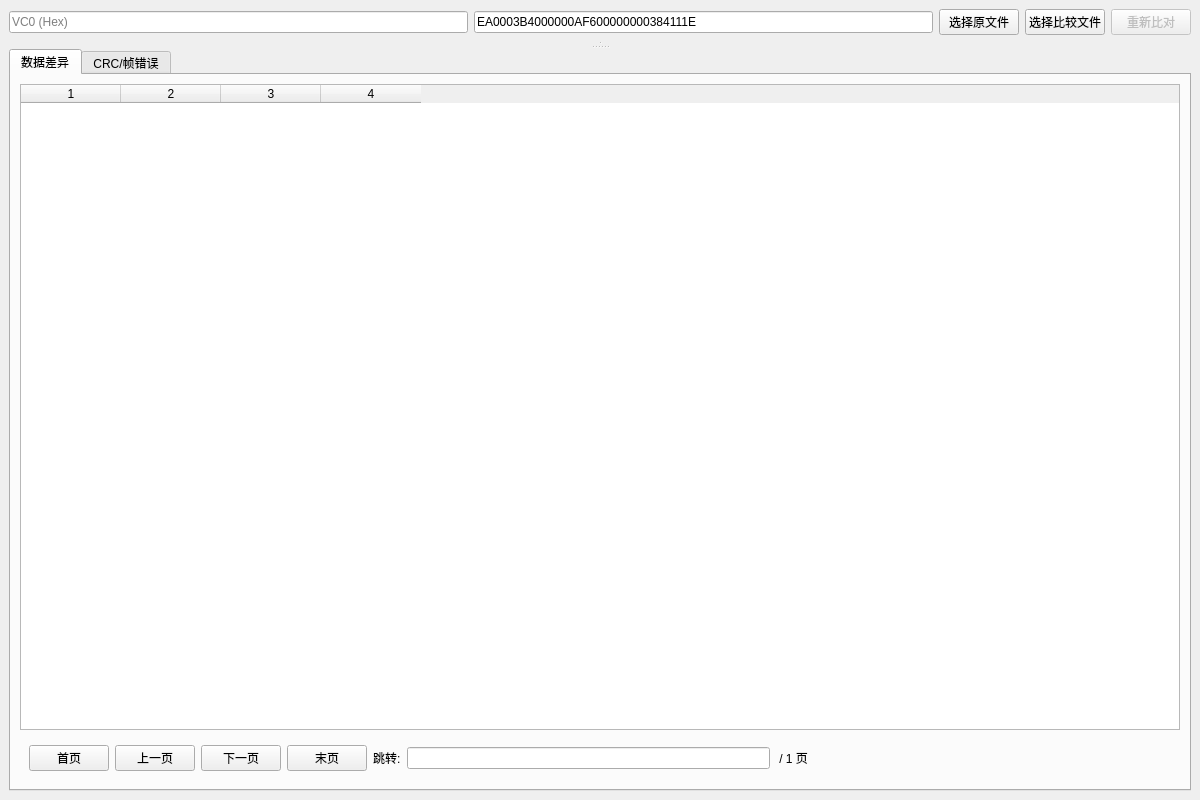
<?xml version="1.0" encoding="UTF-8"?>
<ui version="4.0">
 <class>MainWindow</class>
 <widget class="QMainWindow" name="MainWindow">
  <property name="geometry">
   <rect>
    <x>0</x>
    <y>0</y>
    <width>1200</width>
    <height>800</height>
   </rect>
  </property>
  <property name="windowTitle">
   <string>VCDU 比对工具</string>
  </property>
  <widget class="QWidget" name="centralwidget">
   <layout class="QVBoxLayout" name="verticalLayout">
    <item>
     <layout class="QHBoxLayout" name="horizontalLayout">
      <item>
       <widget class="QLineEdit" name="vc0Input">
        <property name="placeholderText">
         <string>VC0 (Hex)</string>
        </property>
       </widget>
      </item>
      <item>
       <widget class="QLineEdit" name="vc0Input_2">
        <property name="text">
         <string>EA0003B4000000AF600000000384111E</string>
        </property>
        <property name="placeholderText">
         <string>IPE (Hex)</string>
        </property>
       </widget>
      </item>
      <item>
       <widget class="QPushButton" name="btnOrig">
        <property name="text">
         <string>选择原文件</string>
        </property>
       </widget>
      </item>
      <item>
       <widget class="QPushButton" name="btnComp">
        <property name="text">
         <string>选择比较文件</string>
        </property>
       </widget>
      </item>
      <item>
       <widget class="QPushButton" name="btnCompare">
        <property name="enabled">
         <bool>false</bool>
        </property>
        <property name="text">
         <string>重新比对</string>
        </property>
       </widget>
      </item>
     </layout>
    </item>
    <item>
     <widget class="QSplitter" name="vSplitter">
      <property name="orientation">
       <enum>Qt::Orientation::Vertical</enum>
      </property>
      <property name="childrenCollapsible">
       <bool>false</bool>
      </property>
      <widget class="QSplitter" name="hSplitter">
       <property name="orientation">
        <enum>Qt::Orientation::Horizontal</enum>
       </property>
       <widget class="RecordWidget" name="leftWidget" native="true"/>
       <widget class="RecordWidget" name="rightWidget" native="true"/>
      </widget>
      <widget class="QTabWidget" name="tabWidget">
       <property name="currentIndex">
        <number>0</number>
       </property>
       <widget class="QWidget" name="diffTab">
        <attribute name="title">
         <string>数据差异</string>
        </attribute>
        <layout class="QVBoxLayout" name="diffLayout">
         <item>
          <widget class="QTableWidget" name="diffTable">
           <property name="selectionBehavior">
            <enum>QAbstractItemView::SelectionBehavior::SelectRows</enum>
           </property>
           <property name="columnCount">
            <number>4</number>
           </property>
           <property name="horizontalHeaderLabels" stdset="0">
            <stringlist>
             <string>记录号</string>
             <string>字节偏移</string>
             <string>原值</string>
             <string>新值</string>
            </stringlist>
           </property>
           <column/>
           <column/>
           <column/>
           <column/>
          </widget>
         </item>
         <item>
          <widget class="QWidget" name="diffPaginationWidget" native="true">
           <layout class="QHBoxLayout" name="diffPageLayout">
            <item>
             <widget class="QPushButton" name="diffFirstBtn">
              <property name="text">
               <string>首页</string>
              </property>
             </widget>
            </item>
            <item>
             <widget class="QPushButton" name="diffPrevBtn">
              <property name="text">
               <string>上一页</string>
              </property>
             </widget>
            </item>
            <item>
             <widget class="QPushButton" name="diffNextBtn">
              <property name="text">
               <string>下一页</string>
              </property>
             </widget>
            </item>
            <item>
             <widget class="QPushButton" name="diffLastBtn">
              <property name="text">
               <string>末页</string>
              </property>
             </widget>
            </item>
            <item>
             <widget class="QLabel" name="diffJumpLabel">
              <property name="text">
               <string>跳转:</string>
              </property>
             </widget>
            </item>
            <item>
             <widget class="QLineEdit" name="diffPageInput">
              <property name="fixedWidth" stdset="0">
               <number>50</number>
              </property>
             </widget>
            </item>
            <item>
             <widget class="QLabel" name="diffPageLabel">
              <property name="text">
               <string> / 1 页</string>
              </property>
             </widget>
            </item>
            <item>
             <spacer name="diffSpacer">
              <property name="orientation">
               <enum>Qt::Orientation::Horizontal</enum>
              </property>
              <property name="sizeHint" stdset="0">
               <size>
                <width>40</width>
                <height>20</height>
               </size>
              </property>
             </spacer>
            </item>
           </layout>
          </widget>
         </item>
        </layout>
       </widget>
       <widget class="QWidget" name="errorTab">
        <attribute name="title">
         <string>CRC/帧错误</string>
        </attribute>
        <layout class="QVBoxLayout" name="errorLayout">
         <item>
          <widget class="QTableWidget" name="errorTable">
           <property name="selectionBehavior">
            <enum>QAbstractItemView::SelectionBehavior::SelectRows</enum>
           </property>
           <property name="columnCount">
            <number>5</number>
           </property>
           <property name="horizontalHeaderLabels" stdset="0">
            <stringlist>
             <string>文件</string>
             <string>类型</string>
             <string>记录号</string>
             <string>详情</string>
             <string>跳转</string>
            </stringlist>
           </property>
           <column/>
           <column/>
           <column/>
           <column/>
           <column/>
          </widget>
         </item>
         <item>
          <widget class="QWidget" name="errorPaginationWidget" native="true">
           <layout class="QHBoxLayout" name="errorPageLayout">
            <item>
             <widget class="QPushButton" name="errorFirstBtn">
              <property name="text">
               <string>首页</string>
              </property>
             </widget>
            </item>
            <item>
             <widget class="QPushButton" name="errorPrevBtn">
              <property name="text">
               <string>上一页</string>
              </property>
             </widget>
            </item>
            <item>
             <widget class="QPushButton" name="errorNextBtn">
              <property name="text">
               <string>下一页</string>
              </property>
             </widget>
            </item>
            <item>
             <widget class="QPushButton" name="errorLastBtn">
              <property name="text">
               <string>末页</string>
              </property>
             </widget>
            </item>
            <item>
             <widget class="QLabel" name="errorJumpLabel">
              <property name="text">
               <string>跳转:</string>
              </property>
             </widget>
            </item>
            <item>
             <widget class="QLineEdit" name="errorPageInput">
              <property name="fixedWidth" stdset="0">
               <number>50</number>
              </property>
             </widget>
            </item>
            <item>
             <widget class="QLabel" name="errorPageLabel">
              <property name="text">
               <string> / 1 页</string>
              </property>
             </widget>
            </item>
            <item>
             <spacer name="errorSpacer">
              <property name="orientation">
               <enum>Qt::Orientation::Horizontal</enum>
              </property>
              <property name="sizeHint" stdset="0">
               <size>
                <width>40</width>
                <height>20</height>
               </size>
              </property>
             </spacer>
            </item>
           </layout>
          </widget>
         </item>
        </layout>
       </widget>
      </widget>
     </widget>
    </item>
   </layout>
  </widget>
 </widget>
 <customwidgets>
  <customwidget>
   <class>RecordWidget</class>
   <extends>QWidget</extends>
   <header>RecordWidget.h</header>
  </customwidget>
 </customwidgets>
 <resources/>
 <connections/>
</ui>
